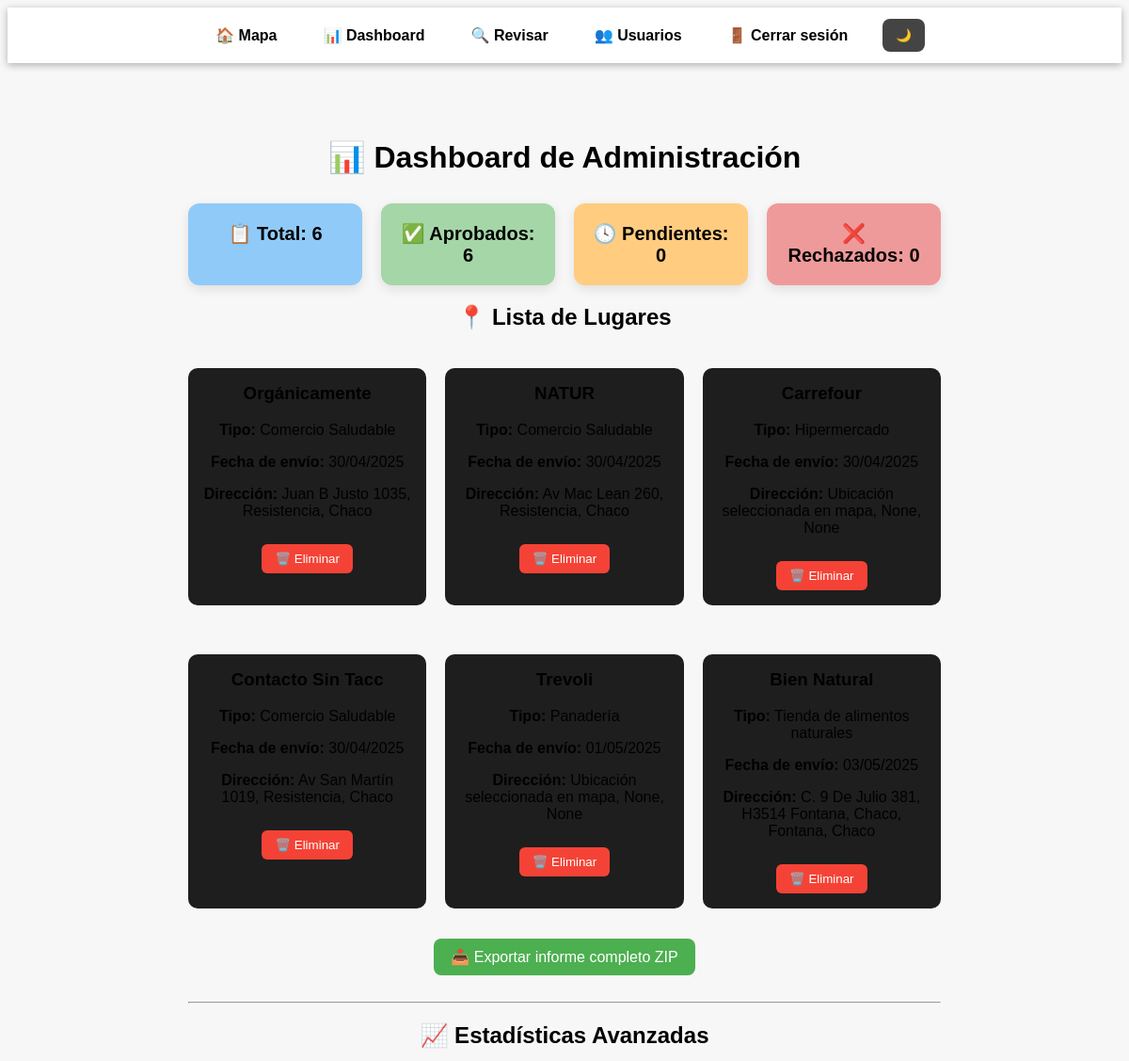
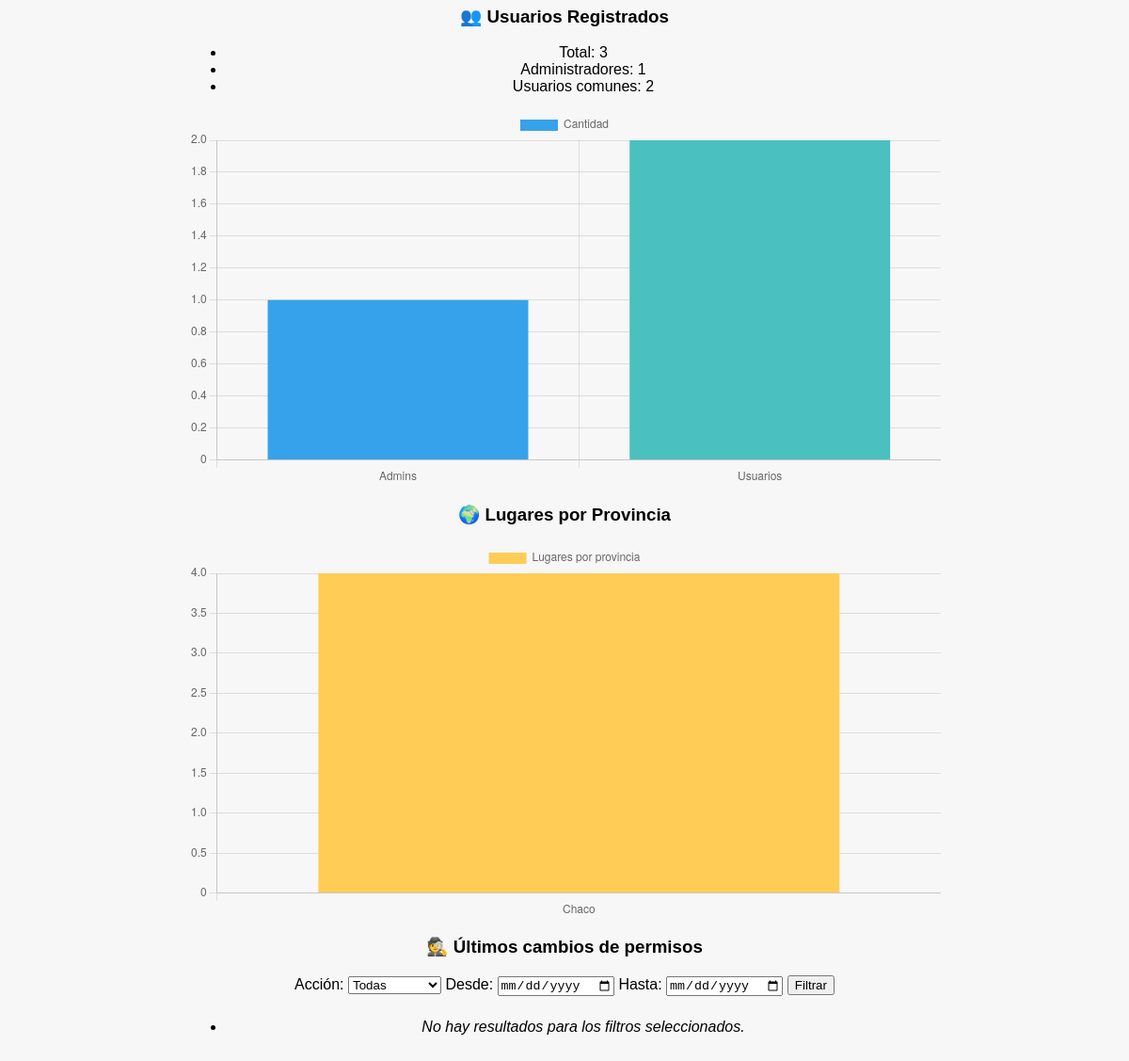
/admin/dashboard (signed in), run on the app's committed database (2 pictures, top to bottom).
### models.py (models this page shows, shortened)
class LugarSugerido(db.Model):
    __tablename__ = 'lugar_sugerido'
    id = db.Column(db.Integer, primary_key=True)
    nombre = db.Column(db.String(100), nullable=False)
    direccion = db.Column(db.String(200), nullable=False)
    ciudad = db.Column(db.String, nullable=False)
    provincia = db.Column(db.String, nullable=False)
    pais = db.Column(db.String(100), nullable=False)
    tipo = db.Column(db.String(50), nullable=False)
    comentarios = db.Column(db.Text)
    aprobado = db.Column(db.Boolean, default=False)
    rechazado = db.Column(db.Boolean, default=False)
    fecha_envio = db.Column(db.Date, default=date.today)
    lat = db.Column(db.Float, nullable=True)
    lng = db.Column(db.Float, nullable=True)
    destacado = db.Column(db.Boolean, default=False)

### app.py (the view)
@app.route('/admin/dashboard')
@login_required
def dashboard():
    if not current_user.is_admin:
        abort(403)
    total = LugarSugerido.query.count()
    aprobados = LugarSugerido.query.filter_by(aprobado=True, rechazado=False).count()
    pendientes = LugarSugerido.query.filter_by(aprobado=False, rechazado=False).count()
    rechazados = LugarSugerido.query.filter_by(rechazado=True).count()
    lugares = LugarSugerido.query.all()
    from collections import Counter
    from models import LogAccion
    from datetime import datetime
    usuarios = Usuario.query.all()
    total_usuarios = len(usuarios)
    total_admins = sum(1 for u in usuarios if u.is_admin)
    provincia_counter = Counter([l.provincia for l in lugares if l.provincia])
    provincias_labels = list(provincia_counter.keys())
    provincias_data = list(provincia_counter.values())
    ultimos_lugares = LugarSugerido.query.order_by(LugarSugerido.fecha_envio.desc()).limit(5).all()
    accion_filtro = request.args.get('accion')
    fecha_desde = request.args.get('desde')
    fecha_hasta = request.args.get('hasta')
    query_logs = LogAccion.query
    if accion_filtro in ['Hacer admin', 'Quitar admin']:
        query_logs = query_logs.filter_by(accion=accion_filtro)
    if fecha_desde:
        try:
            f_desde = datetime.strptime(fecha_desde, '%Y-%m-%d')
            query_logs = query_logs.filter(LogAccion.fecha >= f_desde)
        except ValueError:
            pass
    if fecha_hasta:
        try:
            f_hasta = datetime.strptime(fecha_hasta, '%Y-%m-%d')
            query_logs = query_logs.filter(LogAccion.fecha <= f_hasta)
        except ValueError:
            pass
    ultimos_logs = query_logs.order_by(LogAccion.fecha.desc()).limit(10).all()
    return render_template("dashboard.html",
        total=total,
        aprobados=aprobados,
        pendientes=pendientes,
        rechazados=rechazados,
        lugares=lugares,
        total_usuarios=total_usuarios,
        total_admins=total_admins,
        provincias_labels=provincias_labels,
        provincias_data=provincias_data,
        ultimos_lugares=ultimos_lugares,
        ultimos_logs=ultimos_logs,
        accion_filtro=accion_filtro,
        fecha_desde=fecha_desde,
        fecha_hasta=fecha_hasta
    )

### app.py (called while the page is built)
@login_manager.user_loader
def load_user(user_id):
    return Usuario.query.get(int(user_id))

### templates/dashboard.html (shortened to what this page needs)
<!DOCTYPE html>
<html lang="es">
    {% extends 'base_admin.html' %}
    {% block content %}
    <h1>📊 Dashboard de Administración</h1>
    <div class="estadisticas">
        <div class="card total">📋 Total: {{ total }}</div>
        <div class="card aprobado">✅ Aprobados: {{ aprobados }}</div>
        <div class="card pendiente">🕓 Pendientes: {{ pendientes }}</div>
        <div class="card rechazado">❌ Rechazados: {{ rechazados }}</div>
    </div>
    <h2>📍 Lista de Lugares</h2>
    <div class="lista-lugares">
        {% for lugar in lugares %}
        <div class="tarjeta-lugar">
            <h3>{{ lugar.nombre }}</h3>
            <p><strong>Tipo:</strong> {{ lugar.tipo }}</p>
            <p><strong>Fecha de envío:</strong> {{ lugar.fecha_envio.strftime('%d/%m/%Y') }}</p>
            <p><strong>Dirección:</strong> {{ lugar.direccion }}, {{ lugar.ciudad }}, {{ lugar.provincia }}</p>
            <form method="POST" action="{{ url_for('eliminar_lugar', lugar_id=lugar.id) }}">
                <button type="submit" class="btn-eliminar">🗑️ Eliminar</button>
            </form>
        </div>
        {% endfor %}
    </div>
    <a href="{{ url_for('exportar_csv') }}" class="btn-exportar" target="_blank">📥 Exportar informe completo ZIP</a>
    <hr>
    <h2>📈 Estadísticas Avanzadas</h2>
    <h3>👥 Usuarios Registrados</h3>
    <ul>
      <li>Total: {{ total_usuarios }}</li>
      <li>Administradores: {{ total_admins }}</li>
      <li>Usuarios comunes: {{ total_usuarios - total_admins }}</li>
    </ul>
    <canvas id="graficoUsuarios" width="400" height="200"></canvas>
    <h3>🌍 Lugares por Provincia</h3>
    <canvas id="graficoProvincias" width="600" height="300"></canvas>
    <h3>🕵️ Últimos cambios de permisos</h3>
    <form method="get" action="{{ url_for('dashboard') }}" class="form-filtros" style="margin-bottom: 1.5rem;">
    <label for="accion">Acción:</label>
    <select name="accion" id="accion">
        <option value="">Todas</option>
    </select>
    <label for="desde">Desde:</label>
    <input type="date" name="desde" value="{{ fecha_desde or '' }}">
    <label for="hasta">Hasta:</label>
    <input type="date" name="hasta" value="{{ fecha_hasta or '' }}">
    <button type="submit">Filtrar</button>
    </form>
    <ul>
    {% for log in ultimos_logs %}
        <li>{{ log.fecha.strftime('%d/%m/%Y %H:%M') }} – {{ log.admin.email }} → {{ log.usuario_afectado.email }} ({{ log.accion }})</li>
    {% else %}
        <li><em>No hay resultados para los filtros seleccionados.</em></li>
    {% endfor %}
    </ul>
    <script>
      const ctx1 = document.getElementById('graficoUsuarios').getContext('2d');
      new Chart(ctx1, {
        type: 'bar',
        data: {
          labels: ['Admins', 'Usuarios'],
          datasets: [{
            label: 'Cantidad',
            data: [{{ total_admins }}, {{ total_usuarios - total_admins }}],
            backgroundColor: ['#36a2eb', '#4bc0c0']
          }]
        }
      });
      const ctx2 = document.getElementById('graficoProvincias').getContext('2d');
      new Chart(ctx2, {
        type: 'bar',
        data: {
          labels: {{ provincias_labels|safe }},
          datasets: [{
            label: 'Lugares por provincia',
            data: {{ provincias_data|safe }},
            backgroundColor: '#ffcd56'
          }]
        }
      });
    </script>
    {% endblock %}

### static/css/dashboard.css (style rules this page uses)
body { background-color: #f7f7f7; font-family: Arial, sans-serif; }
.estadisticas { display: grid; grid-template-columns: repeat(auto-fit, minmax(150px, 1fr)); gap: 20px; margin-top: 30px; }
.card { background-color: #ffffff; padding: 20px; border-radius: 12px; box-shadow: 0 4px 12px rgba(0, 0, 0, 0.1); font-size: 20px; font-weight: bold; }
.card.total { background-color: #90caf9; }
.card.aprobado { background-color: #a5d6a7; }
.card.pendiente { background-color: #ffcc80; }
.card.rechazado { background-color: #ef9a9a; }
.lista-lugares { margin-top: 40px; display: grid; grid-template-columns: repeat(auto-fit, minmax(250px, 1fr)); gap: 20px; }
.tarjeta-lugar { background-color: #ffffff; }
.tarjeta-lugar h3 { margin-top: 0; }
.btn-eliminar { margin-top: 10px; background-color: #f44336; color: white; border: none; padding: 8px 14px; border-radius: 6px; cursor: pointer; transition: background-color 0.3s; }
.btn-exportar { display: inline-block; margin-bottom: 20px; background-color: #4caf50; color: white; padding: 10px 18px; text-decoration: none; border-radius: 8px; transition: background-color 0.3s; }
.tarjeta-lugar { margin-bottom: 2rem; background-color: #1e1e1e; padding: 1rem; border-radius: 10px; box-shadow: 0 0 5px rgba(255, 255, 255, 0.1); }

### data on the page
LugarSugerido: nombre "Orgánicamente", tipo "Comercio Saludable", fecha_envio "30/04/2025", direccion "Juan B Justo 1035", ciudad "Resistencia", provincia "Chaco"
LugarSugerido: nombre "NATUR", tipo "Comercio Saludable", fecha_envio "30/04/2025", direccion "Av Mac Lean 260", ciudad "Resistencia", provincia "Chaco"
LugarSugerido: nombre "Carrefour", tipo "Hipermercado", fecha_envio "30/04/2025", direccion "Ubicación seleccionada en mapa", ciudad "None", provincia "None"
LugarSugerido: nombre "Contacto Sin Tacc", tipo "Comercio Saludable", fecha_envio "30/04/2025", direccion "Av San Martín 1019", ciudad "Resistencia", provincia "Chaco"
LugarSugerido: nombre "Trevoli", tipo "Panadería", fecha_envio "01/05/2025", direccion "Ubicación seleccionada en mapa", ciudad "None", provincia "None"
LugarSugerido: nombre "Bien Natural", tipo "Tienda de alimentos naturales", fecha_envio "03/05/2025", direccion "C. 9 De Julio 381, H3514 Fontana, Chaco", ciudad "Fontana", provincia "Chaco"

### other printed values
{{ total }} "6"
{{ aprobados }} "6"
{{ pendientes }} "0"
{{ rechazados }} "0"
{{ total_usuarios }} "3"
{{ total_admins }} "1"
{{ total_usuarios - total_admins }} "2"
chart data {{ total_admins }} 1
chart data {{ total_usuarios - total_admins }} 2
chart data {{ provincias_labels|safe }} ['Chaco']
chart data {{ provincias_data|safe }} [4]
